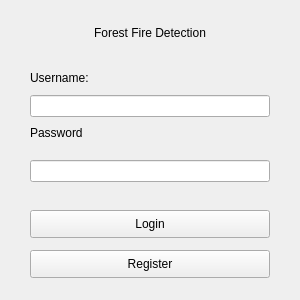
<?xml version="1.0" encoding="UTF-8"?>
<ui version="4.0">
 <class>MainWindow</class>
 <widget class="QMainWindow" name="MainWindow">
  <property name="geometry">
   <rect>
    <x>0</x>
    <y>0</y>
    <width>300</width>
    <height>300</height>
   </rect>
  </property>
  <property name="minimumSize">
   <size>
    <width>300</width>
    <height>300</height>
   </size>
  </property>
  <property name="maximumSize">
   <size>
    <width>300</width>
    <height>300</height>
   </size>
  </property>
  <property name="windowTitle">
   <string>Forest Fire Detection</string>
  </property>
  <widget class="QWidget" name="centralwidget">
   <widget class="QLabel" name="label_name">
    <property name="geometry">
     <rect>
      <x>50</x>
      <y>25</y>
      <width>200</width>
      <height>16</height>
     </rect>
    </property>
    <property name="text">
     <string>Forest Fire Detection</string>
    </property>
    <property name="alignment">
     <set>Qt::AlignCenter</set>
    </property>
   </widget>
   <widget class="QLabel" name="label_username">
    <property name="geometry">
     <rect>
      <x>30</x>
      <y>70</y>
      <width>66</width>
      <height>16</height>
     </rect>
    </property>
    <property name="text">
     <string>Username:</string>
    </property>
   </widget>
   <widget class="QLabel" name="label_password">
    <property name="geometry">
     <rect>
      <x>30</x>
      <y>125</y>
      <width>55</width>
      <height>16</height>
     </rect>
    </property>
    <property name="text">
     <string>Password</string>
    </property>
   </widget>
   <widget class="QLineEdit" name="username_input">
    <property name="geometry">
     <rect>
      <x>30</x>
      <y>95</y>
      <width>240</width>
      <height>22</height>
     </rect>
    </property>
   </widget>
   <widget class="QLineEdit" name="password_input">
    <property name="geometry">
     <rect>
      <x>30</x>
      <y>160</y>
      <width>240</width>
      <height>22</height>
     </rect>
    </property>
    <property name="echoMode">
     <enum>QLineEdit::Password</enum>
    </property>
   </widget>
   <widget class="QPushButton" name="login_button">
    <property name="geometry">
     <rect>
      <x>30</x>
      <y>210</y>
      <width>240</width>
      <height>28</height>
     </rect>
    </property>
    <property name="text">
     <string>Login</string>
    </property>
   </widget>
   <widget class="QPushButton" name="register_button">
    <property name="geometry">
     <rect>
      <x>30</x>
      <y>250</y>
      <width>240</width>
      <height>28</height>
     </rect>
    </property>
    <property name="text">
     <string>Register</string>
    </property>
   </widget>
  </widget>
 </widget>
 <resources/>
 <connections/>
</ui>
